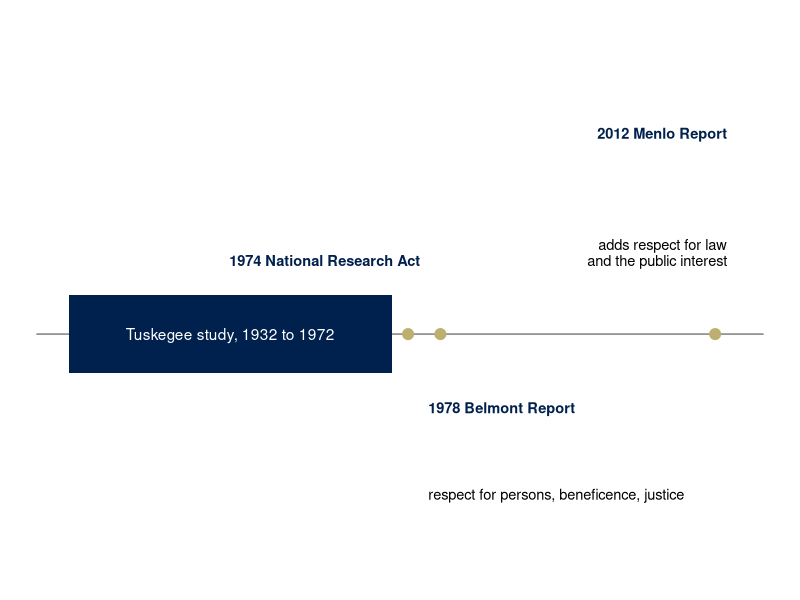
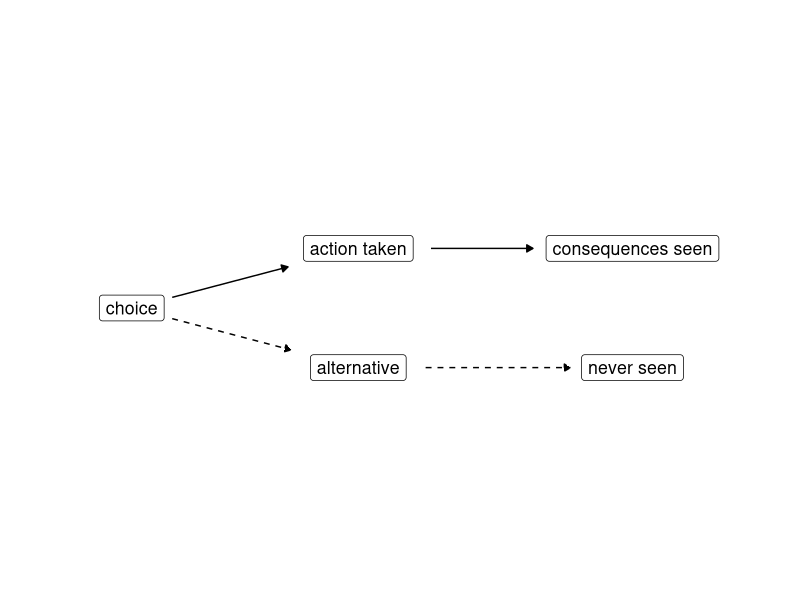
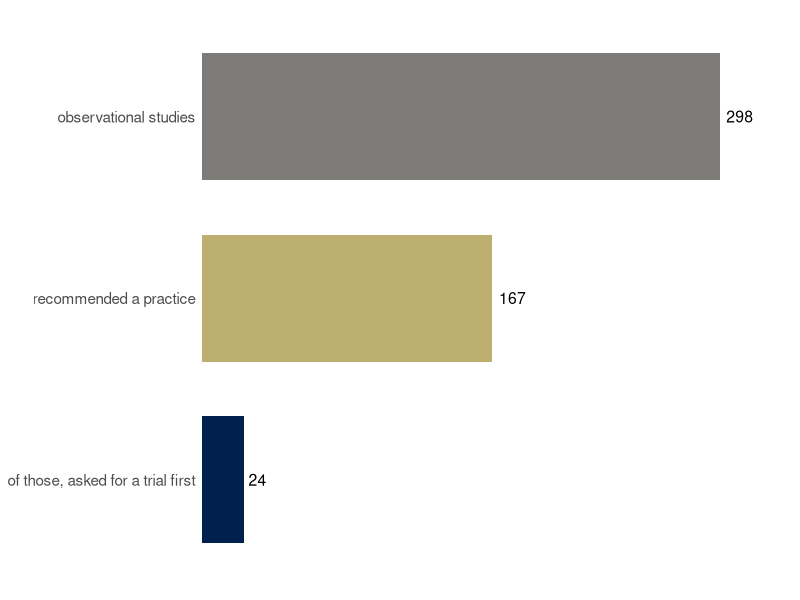
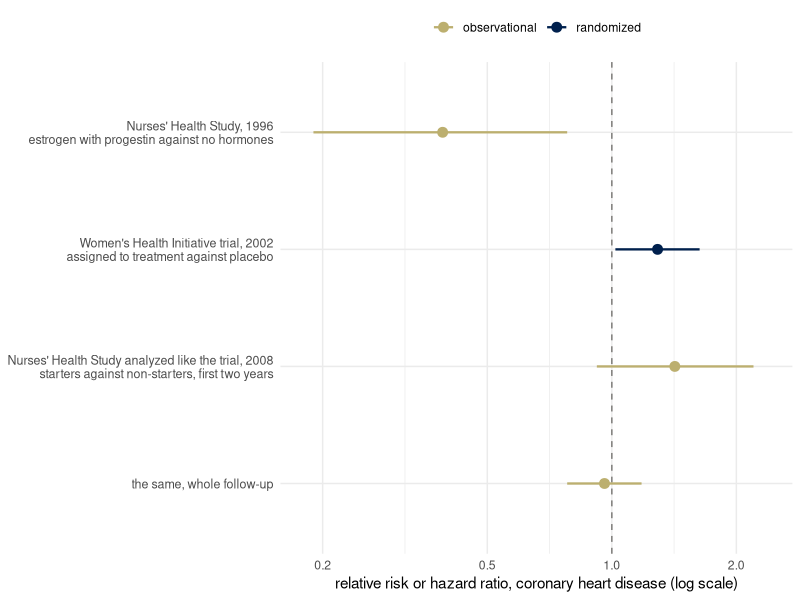
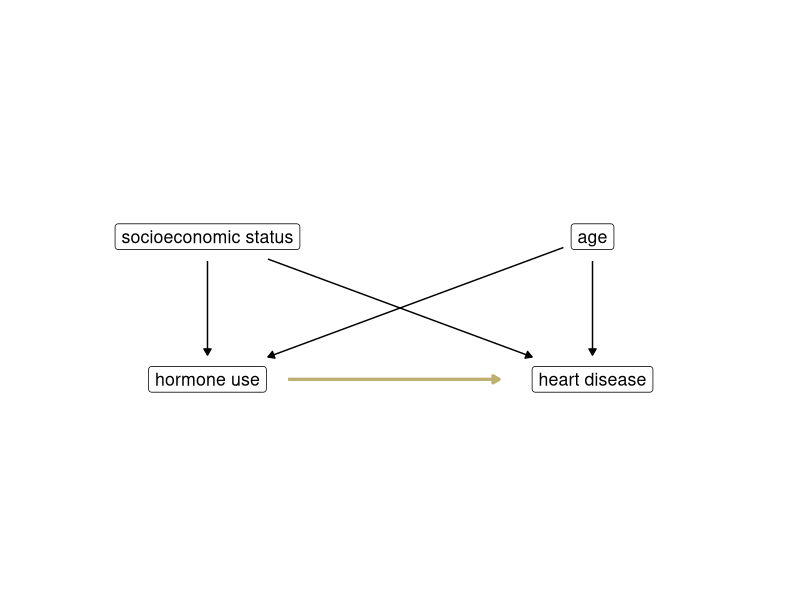
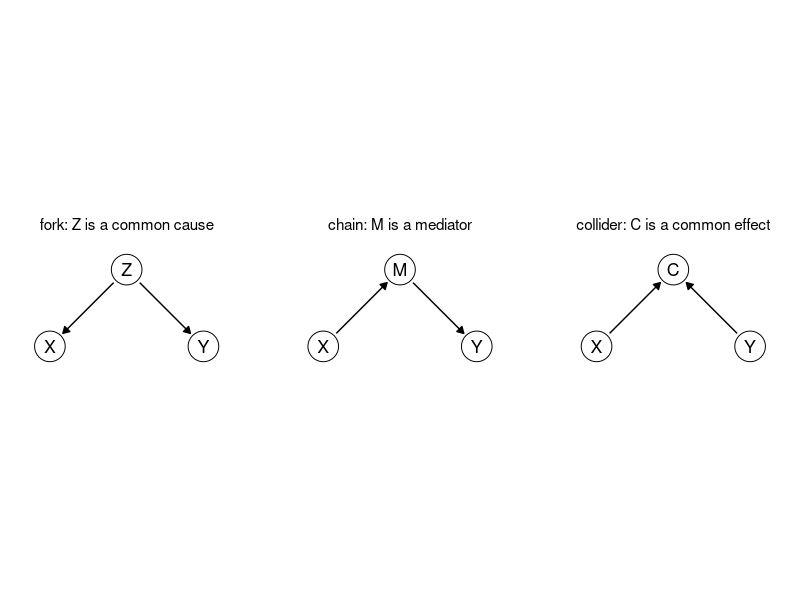
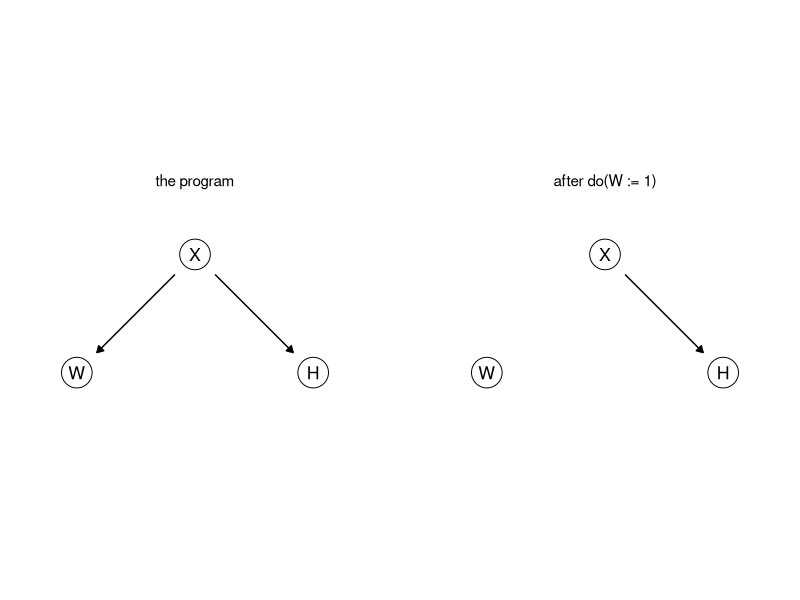
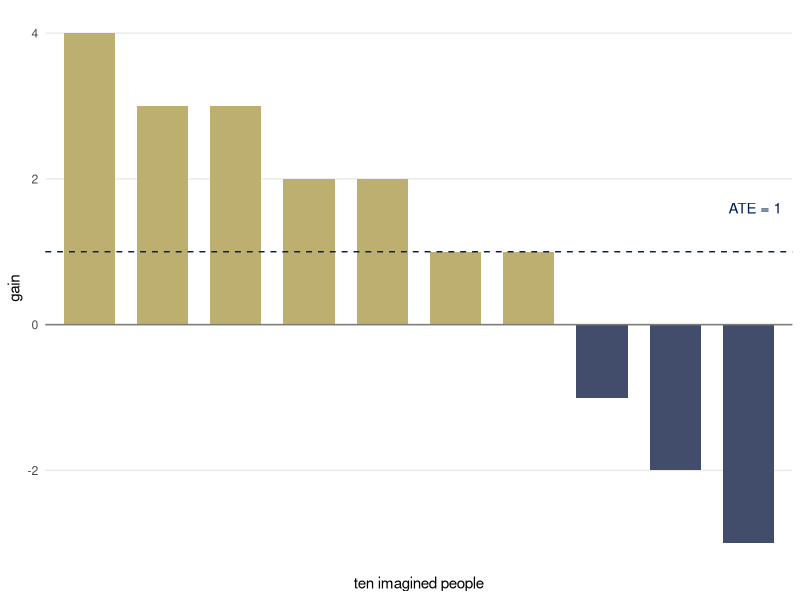

Source code (R) for these figures, in order:
## ---- chunk 1
library(ggplot2)
library(dplyr)
theme_set(theme_minimal())
# cividis: viridisLite::cividis(9)[c(1, 3, 5, 6, 7, 9)]
navy <- "#00204D"; slate <- "#414D6B"; cgray <- "#7C7B78"; khaki <- "#9B9477"; gold <- "#BCAF6F"; yellow <- "#FFEA46"
two <- c(navy, gold)               # the two groups, wherever there are two

# Causal graphs. Nodes are letters in circles, or words in boxes (boxes = TRUE).
# Arrows are drawn last, so that a slightly short estimate of a node's size cannot
# hide an arrowhead. Arrows listed in `dashed` are dashed (an unobserved variable's
# influence); arrows listed in `highlight` are gold. r is the circle radius in data
# units; k the width of one character per unit of text size. One panel per `panel`.
draw_dag <- function(nodes, edges, dashed = character(0), highlight = character(0), boxes = FALSE,
                     text_size = 4.5, r = 0.22, k = 0.02, xlim = c(-0.5, 2.5), ylim = c(-0.4, 1.4)) {
  if (!"panel" %in% names(nodes)) { nodes$panel <- ""; edges$panel <- "" }
  nodes$hw <- if (boxes) 0.5 * k * nchar(as.character(nodes$name)) * text_size + 0.05 else r
  nodes$hh <- if (boxes) 0.15 else r
  e <- edges |>
    left_join(nodes, by = c("panel", "from" = "name")) |>
    rename(x0 = x, y0 = y, hw0 = hw, hh0 = hh) |>
    left_join(nodes, by = c("panel", "to" = "name")) |>
    mutate(dx = x - x0, dy = y - y0, len = sqrt(dx^2 + dy^2), ux = dx / len, uy = dy / len,
           s0 = if (boxes) pmin(hw0 / pmax(abs(ux), 1e-9), hh0 / pmax(abs(uy), 1e-9)) else hw0,
           s1 = if (boxes) pmin(hw / pmax(abs(ux), 1e-9), hh / pmax(abs(uy), 1e-9)) else hw,
           xs = x0 + (s0 + 0.02) * ux, ys = y0 + (s0 + 0.02) * uy,
           xe = x - (s1 + 0.02) * ux, ye = y - (s1 + 0.02) * uy,
           style = ifelse(paste(from, to) %in% dashed, "dashed", "solid"),
           col = ifelse(paste(from, to) %in% highlight, "#BCAF6F", "black"))
  p <- ggplot()
  p <- if (boxes) {
    p + geom_label(data = nodes, aes(x, y, label = name), size = text_size, label.padding = unit(0.3, "lines"))
  } else {
    p + geom_point(data = nodes, aes(x, y), size = 10, shape = 21, fill = "white") +
      geom_text(data = nodes, aes(x, y, label = name), size = text_size, parse = TRUE)
  }
  p + geom_segment(data = e, aes(x = xs, y = ys, xend = xe, yend = ye, linetype = style, color = col),
                   arrow = arrow(length = unit(0.18, "cm"), type = "closed"),
                   linewidth = ifelse(e$col == "black", 0.5, 1.1), show.legend = FALSE) +
    scale_linetype_identity() + scale_color_identity() +
    facet_wrap(~ panel, nrow = 1) +
    coord_fixed(xlim = xlim, ylim = ylim) +
    theme_void() +
    theme(strip.text = element_text(size = 11), panel.spacing = unit(1, "lines"))
}
## ---- chunk 2
lab <- data.frame(
  x     = c(1975.5, 1976.5, 1976.5, 2013.5, 2013.5),
  y     = c(0.3, -0.3, -0.68, 0.86, 0.3),
  label = c("1974 National Research Act", "1978 Belmont Report", "respect for persons, beneficence, justice",
            "2012 Menlo Report", "adds respect for law\nand the public interest"),
  hj    = c(1, 0, 0, 1, 1), vj = c(0, 1, 1, 0, 0),
  bold  = c(TRUE, TRUE, FALSE, TRUE, FALSE))
ggplot() +
  annotate("segment", x = 1928, xend = 2018, y = 0, yend = 0, color = cgray, linewidth = 0.5) +
  annotate("rect", xmin = 1932, xmax = 1972, ymin = -0.17, ymax = 0.17, fill = navy) +
  annotate("text", x = 1952, y = 0, label = "Tuskegee study, 1932 to 1972", color = "white", size = 3.9) +
  annotate("point", x = c(1974, 1978, 2012), y = 0, size = 3.4, color = gold) +
  geom_text(data = lab, aes(x, y, label = label, hjust = hj, vjust = vj,
                            fontface = ifelse(bold, "bold", "plain"), color = ifelse(bold, navy, "black")),
            size = 3.7, lineheight = 0.9) +
  scale_color_identity() +
  coord_cartesian(xlim = c(1928, 2018), ylim = c(-1.05, 1.35), clip = "off") +
  theme_void()
## ---- chunk 3
draw_dag(data.frame(name = c("choice", "action taken", "alternative", "consequences seen", "never seen"),
                    x = c(0, 1.9, 1.9, 4.2, 4.2), y = c(0.5, 1, 0, 1, 0)),
         data.frame(from = c("choice", "choice", "action taken", "alternative"),
                    to = c("action taken", "alternative", "consequences seen", "never seen")),
         dashed = c("choice alternative", "alternative never seen"),
         boxes = TRUE, xlim = c(-0.8, 5.3), ylim = c(-0.3, 1.3))
## ---- chunk 4
prasad <- data.frame(label = c("observational studies", "recommended a practice", "of those, asked for a trial first"),
                     n = c(298, 167, 24))
prasad$label <- factor(prasad$label, levels = rev(prasad$label))
ggplot(prasad, aes(n, label, fill = label)) +
  geom_col(width = 0.7, show.legend = FALSE) +
  geom_text(aes(label = n), hjust = -0.25, size = 4) +
  scale_fill_manual(values = setNames(c(cgray, gold, navy), levels(prasad$label)[3:1])) +
  scale_x_continuous(limits = c(0, 340), expand = c(0, 0)) +
  coord_cartesian(clip = "off") +
  labs(x = NULL, y = NULL) +
  theme(axis.text.x = element_blank(), panel.grid.major = element_blank(), panel.grid.minor = element_blank(),
        axis.text.y = element_text(size = 11))
## ---- chunk 5
hrt <- data.frame(
  label = c("Nurses' Health Study, 1996\nestrogen with progestin against no hormones",
            "Women's Health Initiative trial, 2002\nassigned to treatment against placebo",
            "Nurses' Health Study analyzed like the trial, 2008\nstarters against non-starters, first two years",
            "the same, whole follow-up"),
  est = c(0.39, 1.29, 1.42, 0.96), lo = c(0.19, 1.02, 0.92, 0.78), hi = c(0.78, 1.63, 2.20, 1.18),
  design = c("observational", "randomized", "observational", "observational"))
hrt$label <- factor(hrt$label, levels = rev(hrt$label))
ggplot(hrt, aes(est, label, color = design)) +
  geom_vline(xintercept = 1, linetype = "dashed", color = cgray) +
  geom_linerange(aes(xmin = lo, xmax = hi), linewidth = 0.8) +
  geom_point(size = 3) +
  scale_color_manual(values = c(observational = gold, randomized = navy)) +
  scale_x_log10(breaks = c(0.2, 0.5, 1, 2), limits = c(0.18, 2.4)) +
  labs(x = "relative risk or hazard ratio, coronary heart disease (log scale)", y = NULL, color = NULL) +
  theme(legend.position = "top", axis.text.y = element_text(size = 9))
## ---- chunk 6
draw_dag(data.frame(name = c("socioeconomic status", "age", "hormone use", "heart disease"),
                    x = c(0, 2.7, 0, 2.7), y = c(1, 1, 0, 0)),
         data.frame(from = c("socioeconomic status", "socioeconomic status", "age", "age", "hormone use"),
                    to = c("hormone use", "heart disease", "hormone use", "heart disease", "heart disease")),
         highlight = "hormone use heart disease", boxes = TRUE, xlim = c(-1.2, 3.9), ylim = c(-0.25, 1.25))
## ---- chunk 7
shapes <- c("fork: Z is a common cause", "chain: M is a mediator", "collider: C is a common effect")
nodes <- data.frame(panel = rep(shapes, each = 3),
                    name = c("Z", "X", "Y", "M", "X", "Y", "C", "X", "Y"),
                    x = rep(c(1, 0, 2), 3), y = rep(c(1, 0, 0), 3))
edges <- data.frame(panel = rep(shapes, each = 2),
                    from = c("Z", "Z", "X", "M", "X", "Y"),
                    to = c("X", "Y", "M", "Y", "C", "C"))
nodes$panel <- factor(nodes$panel, levels = shapes); edges$panel <- factor(edges$panel, levels = shapes)
draw_dag(nodes, edges)
## ---- chunk 8
pp <- c("the program", "after do(W := 1)")
nodes <- data.frame(panel = rep(pp, each = 3), name = rep(c("X", "W", "H"), 2),
                    x = rep(c(1, 0, 2), 2), y = rep(c(1, 0, 0), 2))
edges <- data.frame(panel = c(pp[1], pp[1], pp[2]), from = "X", to = c("W", "H", "H"))
nodes$panel <- factor(nodes$panel, levels = pp); edges$panel <- factor(edges$panel, levels = pp)
draw_dag(nodes, edges) + theme(strip.clip = "off", strip.text = element_text(size = 11, margin = margin(t = 2, b = 6)))
## ---- chunk 9
gains <- data.frame(person = factor(1:10), effect = c(4, 3, 3, 2, 2, 1, 1, -1, -2, -3))
ggplot(gains, aes(person, effect, fill = effect > 0)) +
  geom_col(width = 0.7, show.legend = FALSE) +
  geom_hline(yintercept = 0, color = cgray) +
  geom_hline(yintercept = mean(gains$effect), linetype = "dashed", color = navy) +
  annotate("text", x = 10.45, y = 1.6, label = "ATE = 1", hjust = 1, color = navy, size = 3.8) +
  scale_fill_manual(values = c(`TRUE` = gold, `FALSE` = slate)) +
  labs(x = "ten imagined people", y = "gain") +
  theme(panel.grid.major.x = element_blank(), panel.grid.minor = element_blank(), axis.text.x = element_blank())
## ---- chunk 10
pics <- c("X causes Y", "Y causes X", "Z causes both")
nodes <- data.frame(panel = c(pics[1], pics[1], pics[2], pics[2], pics[3], pics[3], pics[3]),
                    name = c("X", "Y", "X", "Y", "Z", "X", "Y"),
                    x = c(0, 2, 0, 2, 1, 0, 2), y = c(0, 0, 0, 0, 1, 0, 0))
edges <- data.frame(panel = c(pics[1], pics[2], pics[3], pics[3]),
                    from = c("X", "Y", "Z", "Z"), to = c("Y", "X", "X", "Y"))
nodes$panel <- factor(nodes$panel, levels = pics); edges$panel <- factor(edges$panel, levels = pics)
draw_dag(nodes, edges)
## ---- chunk 11
draw_dag(data.frame(name = c("Z", "X", "Y"), x = c(1, 0, 2), y = c(1, 0, 0)),
         data.frame(from = c("Z", "Z", "X"), to = c("X", "Y", "Y")))
## ---- chunk 12
ucb <- as.data.frame(UCBAdmissions) |>
  group_by(Dept, Gender) |>
  summarize(applied = sum(Freq), admitted = sum(Freq[Admit == "Admitted"]), .groups = "drop") |>
  mutate(rate = admitted / applied, Dept = as.character(Dept))
overall <- as.data.frame(UCBAdmissions) |>
  group_by(Gender) |>
  summarize(applied = sum(Freq), admitted = sum(Freq[Admit == "Admitted"]), .groups = "drop") |>
  mutate(rate = admitted / applied, Dept = "all six")
bind_rows(ucb, overall) |>
  mutate(Dept = factor(Dept, levels = c("all six", LETTERS[1:6]))) |>
  ggplot(aes(Dept, rate, color = Gender, size = applied)) +
  geom_point() +
  scale_color_manual(values = two, labels = c("men", "women")) +
  scale_size_area(max_size = 9, guide = "none") +
  scale_y_continuous(labels = scales::percent, limits = c(0, 0.9)) +
  labs(x = "department", y = "admitted", color = NULL,
       title = "Six largest departments; point size is the number of applicants")
## ---- chunk 13
set.seed(3)
n <- 5000
Z <- rnorm(n)
X <- 1 * Z + rnorm(n)
Y <- 0.5 * X + 1 * Z + rnorm(n)
coef(lm(Y ~ X))["X"]        # Y on X alone
coef(lm(Y ~ X + Z))["X"]    # Y on X and Z
## ---- chunk 14
Y_do1 <- 0.5 * 1 + 1 * Z + rnorm(n)     # everyone gets X = 1; Z untouched
Y_do0 <- 0.5 * 0 + 1 * Z + rnorm(n)     # everyone gets X = 0
mean(Y_do1) - mean(Y_do0)
## ---- chunk 15
one_sample <- function(n) {
  Z <- rnorm(n)
  X <- Z + rnorm(n)
  Y <- 0.5 * X + Z + rnorm(n)
  c(coef(lm(Y ~ X))[2], coef(lm(Y ~ X + Z))[2])
}
sims <- bind_rows(lapply(c(50, 200, 1000, 5000), function(n) {
  est <- replicate(200, one_sample(n))      # 2 rows, 200 columns
  data.frame(n = n, slope = c(est[1, ], est[2, ]),
             fit = rep(c("Y on X alone", "Y on X and Z"), each = 200))
}))
ggplot(sims, aes(factor(n), slope, color = fit)) +
  geom_hline(yintercept = c(0.5, 1), linetype = "dotted") +
  geom_jitter(width = 0.2, height = 0, alpha = 0.4, size = 1) +
  scale_color_manual(values = two, name = NULL) +
  labs(x = "sample size", y = "coefficient on X")
## ---- chunk 16
draw_dag(data.frame(name = c("Z", "U", "X", "Y"), x = c(0.4, 1.6, 0, 2), y = c(1.1, 1.1, 0, 0)),
         data.frame(from = c("Z", "Z", "U", "U", "X"), to = c("X", "Y", "X", "Y", "Y")),
         dashed = c("U X", "U Y"))
## ---- chunk 17
loop_boxes <- data.frame(x = c(0, 3), y = c(0, 0), label = c("atop(agent, policy~pi)", "environment"))
loop_top <- data.frame(x = 0.62, y = 0.28, xend = 2.28, yend = 0.28)
loop_bottom <- data.frame(x = 2.28, y = -0.28, xend = 0.62, yend = -0.28)
loop_text <- data.frame(x = c(1.45, 1.45), y = c(1.12, -1.12),
                        label = c("action~italic(A)", "state~italic(S)*','~reward~italic(R)"))
ggplot() +
  geom_curve(data = loop_top, aes(x = x, y = y, xend = xend, yend = yend), curvature = -0.35,
             arrow = arrow(length = unit(0.2, "cm"), type = "closed"), linewidth = 0.5) +
  geom_curve(data = loop_bottom, aes(x = x, y = y, xend = xend, yend = yend), curvature = -0.35,
             arrow = arrow(length = unit(0.2, "cm"), type = "closed"), linewidth = 0.5) +
  geom_label(data = loop_boxes, aes(x, y, label = label), parse = TRUE, size = 4.5,
             label.padding = unit(0.5, "lines")) +
  geom_text(data = loop_text, aes(x, y, label = label), parse = TRUE, size = 4.2) +
  coord_cartesian(xlim = c(-0.9, 3.9), ylim = c(-1.3, 1.3)) +
  theme_void()
## ---- chunk 18
panels <- c("cleans", "closes its eyes", "covers the mess")
room <- data.frame(panel = factor(panels, levels = panels))
cone <- do.call(rbind, lapply(panels[c(1, 3)], function(p)
  data.frame(panel = p, x = c(2.6, 9.6, 9.6), y = c(2.3, 7.4, 3.0))))
mess <- data.frame(panel = rep(panels[2:3], each = 2), x = c(7.6, 8.4, 7.6, 8.4), y = c(5.0, 4.3, 5.0, 4.3))
cover <- data.frame(panel = panels[3], xmin = 6.5, xmax = 9.7, ymin = 3.2, ymax = 6.1)
caption <- data.frame(panel = panels, x = 5, y = -1.6,
                      label = c("italic(R)==1*', room clean'", "italic(R)==1*', room dirty'", "italic(R)==1*', room dirty'"))
for (d in c("cone", "mess", "cover", "caption")) {
  z <- get(d); z$panel <- factor(z$panel, levels = panels); assign(d, z)
}
ggplot() +
  geom_rect(data = room, aes(xmin = 0, xmax = 10, ymin = 0, ymax = 8), fill = NA, color = slate, linewidth = 0.6) +
  geom_polygon(data = cone, aes(x, y), fill = gold, alpha = 0.5) +
  geom_point(data = mess, aes(x, y), size = 5, color = khaki) +
  geom_rect(data = cover, aes(xmin = xmin, xmax = xmax, ymin = ymin, ymax = ymax), fill = cgray, alpha = 0.8) +
  geom_point(data = data.frame(x = 2, y = 2), aes(x, y), size = 6, color = navy) +
  geom_text(data = caption, aes(x, y, label = label), parse = TRUE, size = 3.8) +
  facet_wrap(~ panel, nrow = 1) +
  coord_fixed(xlim = c(-0.3, 10.3), ylim = c(-2.4, 8.3)) +
  theme_void() + theme(strip.text = element_text(size = 11), panel.spacing = unit(1.2, "lines"))
## ---- chunk 19
skim <- data.frame(group = factor(rep(c("worked last year", "did not"), 2), levels = c("worked last year", "did not")),
                   panel = factor(rep(c("R", "U"), each = 2), levels = c("R", "U"),
                                  labels = c("italic(R)*':'~placement~rate", "italic(U)*':'~extra~people~'in'~work")),
                   value = c(70, 40, 6, 26), shown = c("70%", "40%", "6", "26"))
ggplot(skim, aes(group, value, fill = group)) +
  geom_col(width = 0.6, show.legend = FALSE) +
  geom_text(aes(label = shown), vjust = -0.4, size = 3.8) +
  facet_wrap(~ panel, scales = "free_y", labeller = label_parsed) +
  scale_fill_manual(values = two) +
  scale_y_continuous(expand = expansion(mult = c(0, 0.3))) +
  coord_cartesian(clip = "off") +
  labs(x = "the 100 people sent", y = NULL) +
  theme(axis.text.y = element_blank(), panel.grid.major = element_blank(), panel.grid.minor = element_blank())
## ---- chunk 20
draw_dag(data.frame(name = c("funding", "goes to the club", "attendance", "test results", "family circumstances"),
                    x = c(-0.9, 0.5, 1.45, 2.45, 1.45), y = c(0.6, 0.6, -0.05, 0.6, 1.3)),
         data.frame(from = c("funding", "goes to the club", "goes to the club", "attendance",
                             "family circumstances", "family circumstances"),
                    to = c("goes to the club", "attendance", "test results", "test results",
                           "goes to the club", "test results")),
         boxes = TRUE, xlim = c(-1.6, 3.3), ylim = c(-0.3, 1.55))
